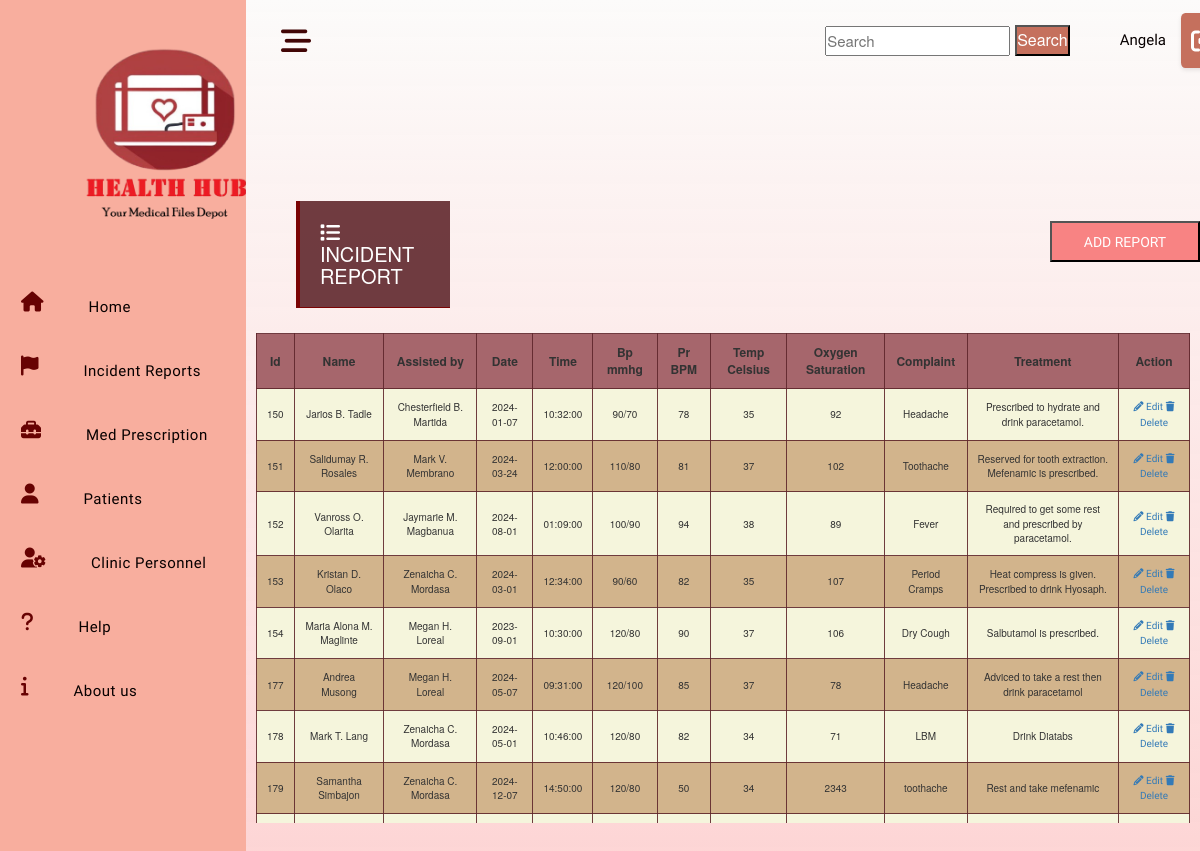
/html/incident_reports.php (signed in), run on the app's committed database.
### tables this page shows
CREATE TABLE `incident_report` (
  `id` int(11) NOT NULL,
  `personal_id` int(11) NOT NULL,
  `staff_id` int(11) NOT NULL,
  `date` date NOT NULL,
  `time` time NOT NULL,
  `bp_mmhg` varchar(20) NOT NULL,
  `pr_bpm` int(11) NOT NULL,
  `temp_celcious` int(11) NOT NULL,
  `oxygen_saturation` int(11) NOT NULL,
  `complaint` varchar(60) NOT NULL,
  `treatment` varchar(200) NOT NULL
);

CREATE TABLE `personal_info` (
  `id` int(25) NOT NULL,
  `role` char(20) NOT NULL,
  `fullname` varchar(80) NOT NULL,
  `status` char(20) NOT NULL,
  `gender` char(20) NOT NULL,
  `course` varchar(80) DEFAULT NULL,
  `yr_level` int(11) DEFAULT NULL,
  `department` varchar(50) NOT NULL,
  `birthdate` date NOT NULL,
  `address` varchar(60) NOT NULL,
  `email` varchar(50) NOT NULL,
  `contact_number` varchar(30) NOT NULL,
  `emergency_number` varchar(30) NOT NULL,
  `emergency_contact` varchar(50) NOT NULL,
  `height_cm` int(11) NOT NULL,
  `weight_kg` int(11) NOT NULL
);

CREATE TABLE `clinic_staffs` (
  `id` int(20) NOT NULL,
  `fullname` varchar(30) NOT NULL,
  `role` char(20) NOT NULL,
  `address` varchar(50) NOT NULL,
  `contact_no` bigint(100) NOT NULL,
  `specialization` varchar(30) NOT NULL
);

### Database/show-reportList.php (called while the page is built)
<?php
    include ('connection.php');
    $stmt = $conn->prepare('
        SELECT ir.*, pi.fullname AS personal_fullname, cs.fullname AS clinic_staff_fullname
        FROM incident_report ir
        INNER JOIN personal_info pi ON ir.personal_id = pi.id
        INNER JOIN clinic_staffs cs ON ir.staff_id = cs.id
    ');
    $stmt->execute();
    $stmt->setFetchMode(PDO::FETCH_ASSOC);
    return $stmt->fetchAll();

### html/incident_reports.php (the view, shortened to what this page needs)
<?php
    $user = ($_SESSION['user']);
    $incidentRep = include('../Database/show-reportList.php');
    include('../includes/header.php');
?>
    <main class="main-wrap">
    <?php include('../html/navigation.php'); ?>
        <section class="showcase active">
            <div class="overlay">
                <div class="head">
                    <button class="toggler">
                        <i class="fa-solid fa-bars-staggered" style="color: rgb(66, 6, 6);"></i>
                    </button>
                    <div class="top">
                        <input class="search-bar" type="text" id="search" placeholder="Search">
                        <button type="button" class="search" onclick="searchFunction()">Search</button>
                        <span><?= $user['firstName'] ?></span>
                        <button class="log-out" onclick="openModal()">
                            <i class="fa-solid fa-right-from-bracket" style="color: #ffffff;"></i>
                        </button>
                </div>
                </div>
                <div class="content">
                    <div class="clinichead">
                        <h1 class="cs2"><i class="fa-solid fa-list" style="color: #ffffff;"></i> INCIDENT REPORT</h1>
                        <div class="Add">
                            <a href="../html/add-form-report.php" class="icon-link">
                                <button class="create">ADD REPORT</button>
                            </a>
                        </div>
                    </div>
                    <div class="TableList">
                        <div class="IncidentReport">
                            <table>
                            <thead>
                                <th><button onclick="sortTable(0)">Id</button></th>
                                <th><button onclick="sortTable(1)">Name</button></th>
                                <th><button onclick="sortTable(2)">Assisted by</button></th>
                                <th><button onclick="sortTable(3)">Date</button></th>
                                <th><button onclick="sortTable(4)">Time</button></th>
                                <th><button onclick="sortTable(5)">Bp mmhg</button></th>
                                <th><button onclick="sortTable(6)">Pr BPM</button></th>
                                <th><button onclick="sortTable(7)">Temp Celsius</button></th>
                                <th><button onclick="sortTable(8)">Oxygen Saturation</button></th>
                                <th><button onclick="sortTable(9)">Complaint</button></th>
                                <th><button onclick="sortTable(10)">Treatment</button></th>
                                <th>Action</th>
                            </thead>
                                <tbody>
                                    <?php
                                        foreach($incidentRep as $rep){ ?>
                                        <tr class="IncidentTr">
                                            <td class="Id"><?= $rep['id']?></td>
                                            <td class="Personal_id"><?= $rep['personal_fullname']?></td>
                                            <td class="Staff_id"><?= $rep['clinic_staff_fullname']?></td>
                                            <td class="DateReport"><?= $rep['date']?></td>
                                            <td class="TimeReport"><?= $rep['time']?></td>
                                            <td class="Bp_mmhg"><?= $rep['bp_mmhg']?></td>
                                            <td class="Pr_bpm"><?= $rep['pr_bpm']?></td>
                                            <td class="Temp_celcius"><?= $rep['temp_celcious']?></td>
                                            <td class="Oxygen_saturation"><?= $rep['oxygen_saturation']?></td>
                                            <td class="Complaint"><?= $rep['complaint']?></td>
                                            <td class="Treatment"><?= $rep['treatment']?></td>
                                            <td>
                                                <a href="" class="updateBtn" data-userid="<?= $rep['id'] ?>"><i class="fa fa-pencil"></i> Edit</a>
                                                <a href="" class="deleteBtn" data-userid="<?= $rep['id'] ?>" ><i class="fa fa-trash"> </i> Delete</a>
                                            </td>
                                        </tr>
                                    <?php }?>
                                </tbody>
                            </table>
                        </div>
                    </div>
                </div>
            </div>
        </section>
    </main>
    <?php include('../includes/scripts.php'); ?>

### includes/header.php (shortened to what this page needs)
<!DOCTYPE html>
<html lang="en">
<head>
    <link rel="stylesheet" type="text/css" href="../css/all.min.css">
    <link rel="stylesheet" type="text/css" href="../css/all.css">
    <link rel="stylesheet" type="text/css" href="../css/home_styles.css">
    <link rel="stylesheet" href="https://cdnjs.cloudflare.com/ajax/libs/bootstrap3-dialog/1.35.4/css/bootstrap-dialog.min.css" />
</head>
<body>

### html/navigation.php
<header class="main-head active">
            <div class="main-nav">
                <nav class="navbar">
                    <div class="navbar-nav">
                        <div class="title">
                                <img class="logo" src="../images/navpic.png">
                        </div>
                        <ul class="nav-list">
                            <li class="nav-list-item">
                                <a href="../html/home.php" class="nav-link" title="Go to Home">
                                    <i class="fa-solid fa-house"></i>
                                    <span class="link-text">Home</span>
                                </a>
                            </li>
                            <li class="nav-list-item">
                                <a href="../html/incident_reports.php" class="nav-link" title="Go to Reports">
                                    <i class="fa-solid fa-flag"></i>
                                    <span class="link-text">Incident Reports</span>
                                </a>
                            </li>
                            <li class="nav-list-item">
                                <a href="../html/medicine_inventory.php" class="nav-link" title="Go to Prescription">
                                    <i class="fa-solid fa-toolbox"></i>
                                    <span class="link-text"> Med Prescription</span>
                                </a>
                            </li>
                            <li class="nav-list-item">
                                <a href="../html/Student&Staff.php" class="nav-link" title="Student and Staff">
                                    <i class="fa-solid fa-user"></i>
                                    <span class="link-text">Patients</span>
                                </a>
                            </li>
                            <li class="nav-list-item">
                                <a href="../html/clinic_staff.php" class="nav-link" title="Go to Staff">
                                    <i class="fa-solid fa-user-gear"></i>
                                    <span class="link-text">Clinic Personnel</span>
                                </a>
                            </li>
                            <li class="nav-list-item">
                                <a href="../html/help.php" class="nav-link" title="Go to Help">
                                    <i class="fa-solid fa-question"></i>
                                    <span class="link-text">Help</span>
                                </a>
                            </li>
                            <li class="nav-list-item">
                                <a href="../html/about_us.php" class="nav-link" title="Go to About">
                                    <i class="fa-solid fa-info"></i>
                                    <span class="link-text">About us</span>
                                </a>
                            </li>
                        </ul>
                    </div>
                </nav>
            </div>
        </header>

### includes/scripts.php (shortened to what this page needs)
<link rel="stylesheet" href="https://maxcdn.bootstrapcdn.com/bootstrap/3.3.7/css/bootstrap.min.css">
<link rel="stylesheet" href="https://maxcdn.bootstrapcdn.com/bootstrap/3.3.7/css/bootstrap-theme.min.css">

### css/home_styles.css (style rules this page uses)
body { position: fixed; width: 100%; }
* { margin: 0; padding: 0; box-sizing: border-box; }
a { text-decoration: none; font-family: "Ubuntu", sans-serif; }
.main-wrap { width: 100%; display: flex; }
.main-wrap .main-head { width: 60px; height: 100vh; background: #f8ae9e; overflow: hidden; transition: 0.3s ease-in-out; }
.main-wrap .main-head.active { width: 25%; }
.main-wrap .main-head .main-nav { width: 100%; }
.main-wrap .main-head .main-nav .navbar { width: 100%; }
.main-wrap .main-head .main-nav .navbar .navbar-nav { width: 305px; height: 590px; }
.main-wrap .main-head .main-nav .navbar .navbar-nav .title { padding: 15px 19px; border-bottom: solid #f8ae9e; width: 301px; }
.main-wrap .main-head.active .main-nav .navbar .navbar-nav .title { padding: 15px 13 px; width: 301px; }
.main-wrap .main-head .main-nav .navbar .navbar-nav .nav-list { margin: 0; padding: 5px 10px; width: 305px; height: 458px; }
.main-wrap .main-head .main-nav .navbar .navbar-nav .nav-list .nav-list-item { padding: 10px 10px; list-style: none; border-radius: 5px; margin-bottom: 15px; cursor: pointer; transition: 0.2s ease-in-out; width: 281px; }
.main-wrap .main-head .main-nav .navbar .navbar-nav .nav-list .nav-list-item .nav-link { display: inline-block; font-size: 16px; font-weight: 500; letter-spacing: 0.5px; color: #670202; position: relative; }
.main-wrap .main-head .main-nav .navbar .navbar-nav .nav-list .nav-list-item .nav-link i { font-size: 20px; }
.main-wrap .main-head .main-nav .navbar .navbar-nav .nav-list .nav-list-item .nav-link .link-text { position: relative; top: 3px; left: 20px; height: 29px; opacity: 0; transition: 0.2s ease-in-out; }
.main-wrap .main-head.active .main-nav .navbar .navbar-nav .nav-list .nav-list-item .nav-link .link-text { opacity: 1; }
.main-wrap .showcase { width: 97%; height: 100vh; background-position: center; background-image: linear-gradient( #fcfbfa, #fdc7c7d7); background-size: cover; position: relative; transition: 0.3s ease-in-out; }
.main-wrap .showcase .overlay { position: absolute; top: 0; left: 0; width: 100%; height: 100%; }
.main-wrap .showcase .head { padding: 13px 25px; }
.main-wrap .showcase .head .toggler { display: inline-block; background: transparent; border: none; outline: 0; color: #fff; padding: 10px 10px; border-radius: 5px; cursor: pointer; transition: 0.2s ease; }
.main-wrap .showcase .head .toggler i { font-size: 30px; }
.main-wrap .showcase .content { margin-top: 100px; width: 100%; text-align: center; }
.link-text { padding-top: 5px; padding-bottom: 5px; padding-left: 20px; padding-right: 20px; display: inline-block; }
.logo { height: 200px; vertical-align: middle; box-sizing: border-box; margin: 20px; }
.showcase { position: relative; }
.head { display: flex; align-items: center; }
.top { display: flex; align-items: center; justify-content: right; width: 100%; text-align: center; }
.top .search-bar { margin-left: 670px; margin-right: 5px; width: 200px; height: 30px; font-size: 15px; }
.top .search { color: #fff; background: #C5705D; height: 31px; width: 70px; margin-right: 50px; font-size: medium; }
span { color: #080000; margin-right: 15px; font-family: "Ubuntu", sans-serif; font-size: 15px; }
.log-out { display: flex; align-items: center; justify-content: space-between; height: 55px; width: auto; padding: 0 10px; background: #C5705D; border: none; cursor: pointer; border-radius: 10%; box-shadow: 0px 2px 4px rgba(0, 0, 0, 0.1); transition: background-color 0.3s, transform 0.3s; }
.log-out i { font-size: 24px; color: #ffffff; }
.create { color: #fff; background: #f88383; height: 41px; width: 150px; margin-top: 40px; margin-left: 600px; }
.clinichead { display: flex; }
h1.cs2 { background: #5f262be3; margin-left: 50px; width: 350px; text-align: left; font-size: 20px; color: #ffffff; border-bottom: 1px solid #7b0404; border-left: 4px solid #7b0404; padding-bottom: 11px; padding: 20px; }
div.IncidentReport { margin-top: 5px; padding: 10px; max-height: 500px; overflow-y: auto; }
div.IncidentReport table { width: 100%; border-collapse: collapse; }
div.IncidentReport th { background-color: #a6666c; border: 1px solid #5f262be3; padding: 10px; text-align: center; font-size: 12px; }
div.IncidentReport td { border: 1px solid #5f262be3; padding: 10px; font-size: 10px; }
div.IncidentReport tr:nth-child(even) { background-color: #D2B48C; }
div.IncidentReport tr:nth-child(odd) { background-color: #F5F5DC; }

### data on the page
incident_report: id "150", personal.fullname "Jarios B. Tadle", staff.fullname "Chesterfield B. Martida", date "2024-01-07", time "10:32:00", bp_mmhg "90/70", pr_bpm "78", temp_celcious "35", oxygen_saturation "92", complaint "Headache", treatment "Prescribed to hydrate and drink paracetamol."
incident_report: id "151", personal.fullname "Salidumay R. Rosales", staff.fullname "Mark V. Membrano", date "2024-03-24", time "12:00:00", bp_mmhg "110/80", pr_bpm "81", temp_celcious "37", oxygen_saturation "102", complaint "Toothache", treatment "Reserved for tooth extraction. Mefenamic is prescribed."
incident_report: id "152", personal.fullname "Vanross O. Olarita", staff.fullname "Jaymarie M. Magbanua", date "2024-08-01", time "01:09:00", bp_mmhg "100/90", pr_bpm "94", temp_celcious "38", oxygen_saturation "89", complaint "Fever", treatment "Required to get some rest and prescribed by paracetamol."
incident_report: id "153", personal.fullname "Kristan D. Olaco", staff.fullname "Zenaicha C. Mordasa", date "2024-03-01", time "12:34:00", bp_mmhg "90/60", pr_bpm "82", temp_celcious "35", oxygen_saturation "107", complaint "Period Cramps", treatment "Heat compress is given. Prescribed to drink Hyosaph."
incident_report: id "154", personal.fullname "Maria Alona M. Maglinte", staff.fullname "Megan H. Loreal", date "2023-09-01", time "10:30:00", bp_mmhg "120/80", pr_bpm "90", temp_celcious "37", oxygen_saturation "106", complaint "Dry Cough", treatment "Salbutamol is prescribed."
incident_report: id "177", personal.fullname "Andrea Musong", staff.fullname "Megan H. Loreal", date "2024-05-07", time "09:31:00", bp_mmhg "120/100", pr_bpm "85", temp_celcious "37", oxygen_saturation "78", complaint "Headache", treatment "Adviced to take a rest then drink paracetamol"
incident_report: id "178", personal.fullname "Mark T. Lang", staff.fullname "Zenaicha C. Mordasa", date "2024-05-01", time "10:46:00", bp_mmhg "120/80", pr_bpm "82", temp_celcious "34", oxygen_saturation "71", complaint "LBM", treatment "Drink Diatabs"
incident_report: id "179", personal.fullname "Samantha Simbajon", staff.fullname "Zenaicha C. Mordasa", date "2024-12-07", time "14:50:00", bp_mmhg "120/80", pr_bpm "50", temp_celcious "34", oxygen_saturation "2343", complaint "toothache", treatment "Rest and take mefenamic"

### other printed values
$user['firstName'] "Angela"
